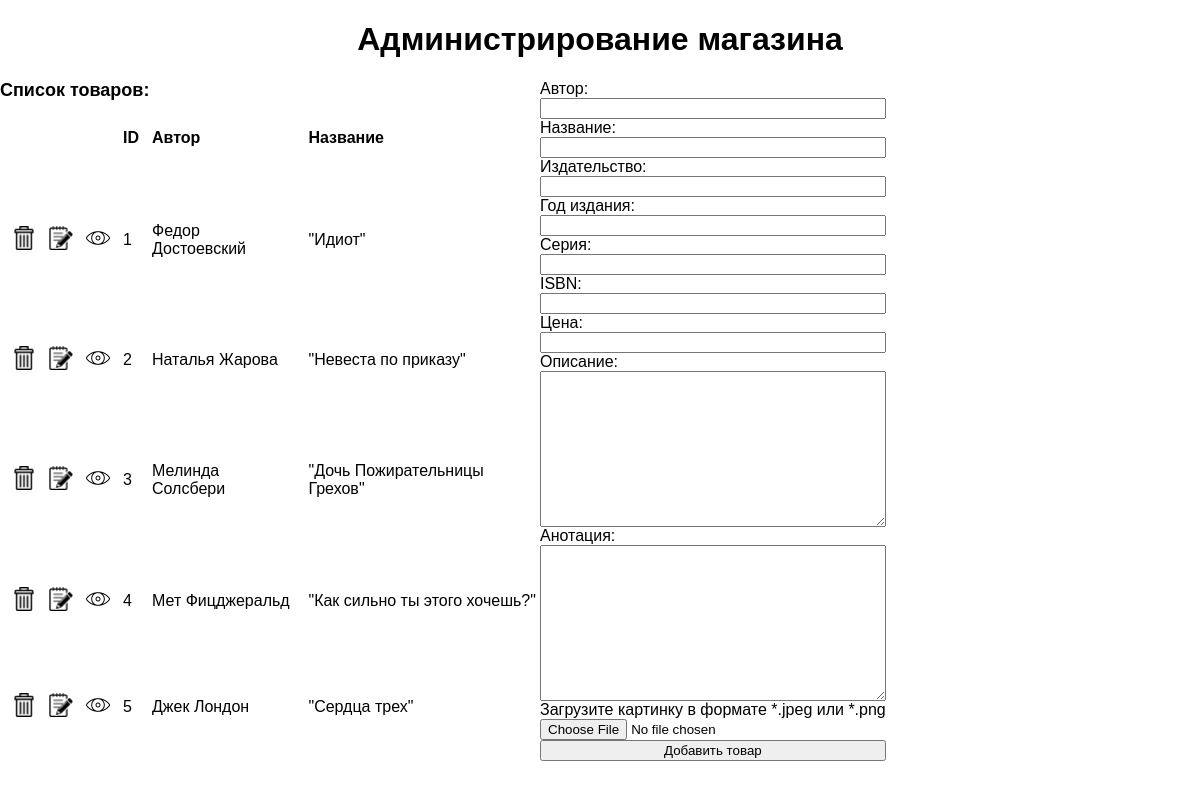
Page /shop/admin/index.php on the committed database.
### tables this page shows
CREATE TABLE `goods` (
  `id` int(11) NOT NULL,
  `author` varchar(255) NOT NULL,
  `title` varchar(255) NOT NULL,
  `imgName` varchar(255) NOT NULL,
  `description` text NOT NULL,
  `annotation` text NOT NULL,
  `pubHouse` varchar(255) NOT NULL,
  `series` varchar(255) NOT NULL,
  `yearPublishing` int(11) NOT NULL,
  `isbn` varchar(255) NOT NULL,
  `price` int(11) NOT NULL
);

### shop/admin/productList.php (the view, shortened to what this page needs)
<?php
require_once '../blocks/sqlconnect.php';
$sql = 'SELECT * FROM `goods` ORDER BY `goods`.`id` ASC';
$result = mysqli_query($connection, $sql);
    if (mysqli_num_rows($result) > 0) {
        while ($row = mysqli_fetch_assoc($result)) {
            echo '<tr>';
            echo '<td><a class="del" href="../blocks/delGood.php?id='.$row['id'].'&imgName='.$row['imgName'].'"><img title="удалить" src="../admin/img/rubbish-bin.png"></a></td>';
            echo '<td><a class="edit" href="../admin/edit_goods.php?id='.$row['id'].'"><img title="редактировать" src="../admin/img/edit.png"></a></td>';
            echo '<td><a class="view" href="../admin/view.php?id='.$row['id'].'"><img title="просмотр карточки товара" src="../admin/img/eye.png"></a></td>';
            echo '<td>'.$row['id'].'</td>';
            echo '<td>'.$row['author'].'</td>';
            echo '<td>"'.$row['title'].'"</td>';
            echo '</tr>';
        }
    }

### shop/admin/style/style.css (style rules this page uses)
html, body { margin: 0; padding: 0; box-sizing: border-box; font-family: Arial, Helvetica, sans-serif; font-size: 16px; }
*, *::before, *::after { box-sizing: inherit; }
table td { padding-left: 10px; }

### rows in the picture
goods: id "1", author "Федор Достоевский", title "Идиот"
goods: id "2", author "Наталья Жарова", title "Невеста по приказу"
goods: id "3", author "Мелинда Солсбери", title "Дочь Пожирательницы Грехов"
goods: id "4", author "Мет Фицджеральд", title "Как сильно ты этого хочешь?"
goods: id "5", author "Джек Лондон", title "Сердца трех"
